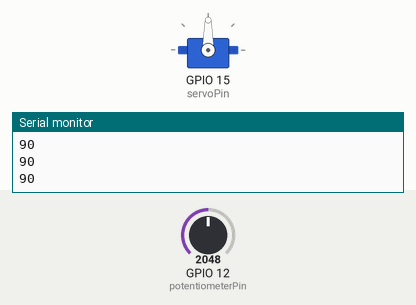
Simulated run of this sketch. Board: ESP32. Shown: servo, the last lines printed to the serial monitor. The inputs (shaded band) are chosen by the test bench; at power-on: GPIO 12 (potentiometerPin) = 2048.

Above: at 1.2 s.
1.3 s: GPIO 12 (potentiometerPin) set to 2866
At 1.8 s:
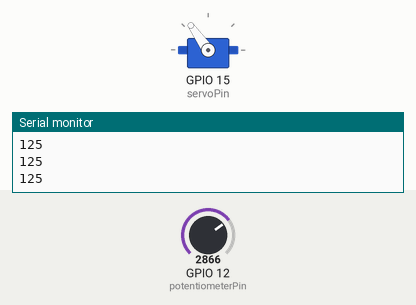
2.8 s: GPIO 12 (potentiometerPin) set to 3603
At 3.9 s:
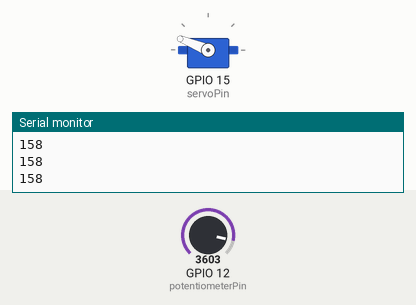
4.3 s: GPIO 12 (potentiometerPin) set to 4095
At 5.4 s:
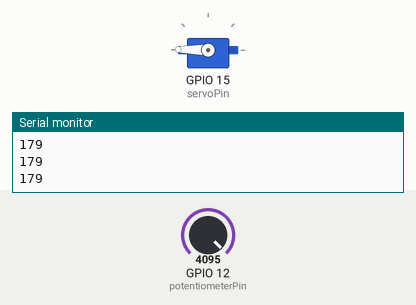
5.8 s: GPIO 12 (potentiometerPin) set to 1228
At 6.3 s:
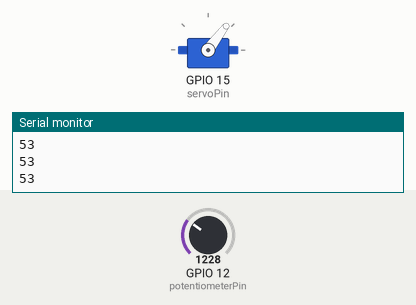
7.3 s: GPIO 12 (potentiometerPin) set to 491
At 7.9 s:
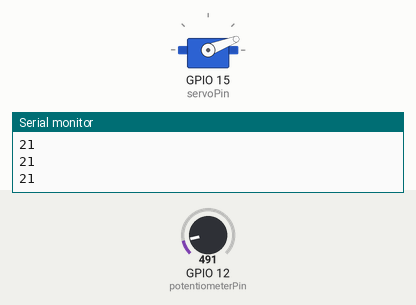
8.8 s: GPIO 12 (potentiometerPin) set to 0
At 9.9 s:
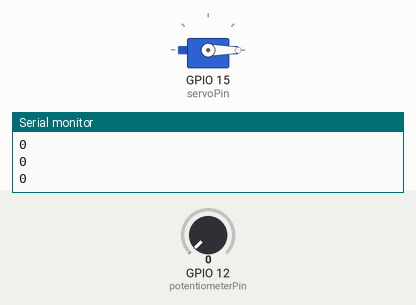
Timing chart, 0 to 11.3 s (numbered marks = the images above; inputs shaded):
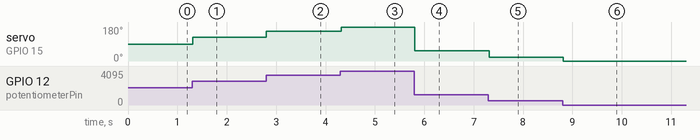

The sketch:

02-ServoPotentiometer.ino
```cpp
#include <Servo_ESP32.h>

static const int servoPin = 15; // pin printed as G14
static const int potentiometerPin = 12;// pin printed as G12

Servo_ESP32 servo1;

void setup() {
    Serial.begin(115200);
    servo1.attach(servoPin);
}

void loop() {

    int servoPosition = map(analogRead(potentiometerPin), 0, 4096, 0, 180);

    servo1.write(servoPosition);
    Serial.println(servoPosition);
    delay(20);
}
```

Measured:
- after the input at 1.3 s, servo on GPIO 15 (servoPin): 90° → 125° at once
- after the input at 2.8 s, servo on GPIO 15 (servoPin): 125° → 158° at once
- after the input at 4.3 s, servo on GPIO 15 (servoPin): 158° → 179° at once
- after the input at 5.8 s, servo on GPIO 15 (servoPin): 179° → 53° at once
- after the input at 7.3 s, servo on GPIO 15 (servoPin): 53° → 21° at once
- after the input at 8.8 s, servo on GPIO 15 (servoPin): 21° → 0° at once
